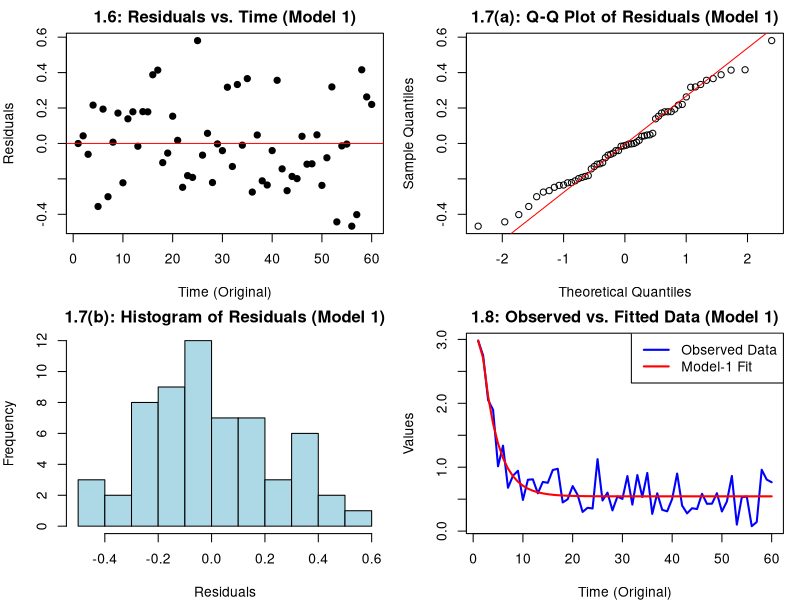
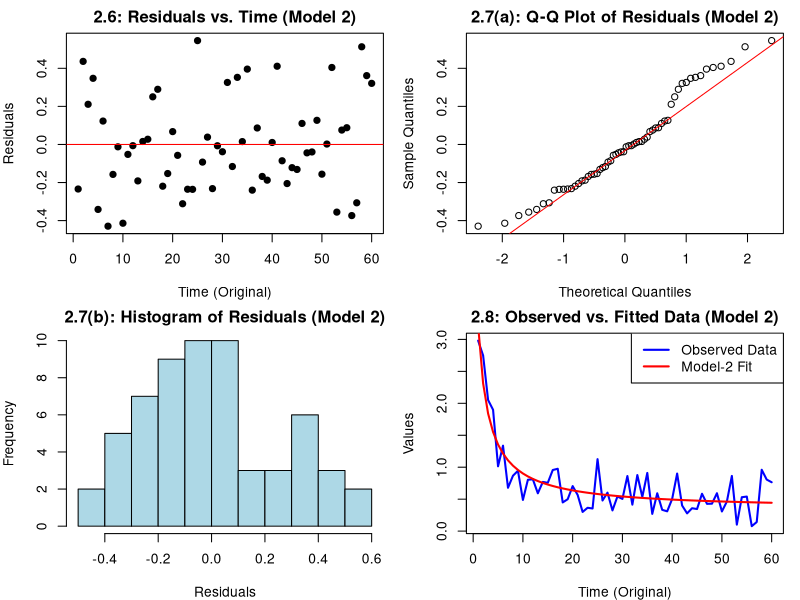
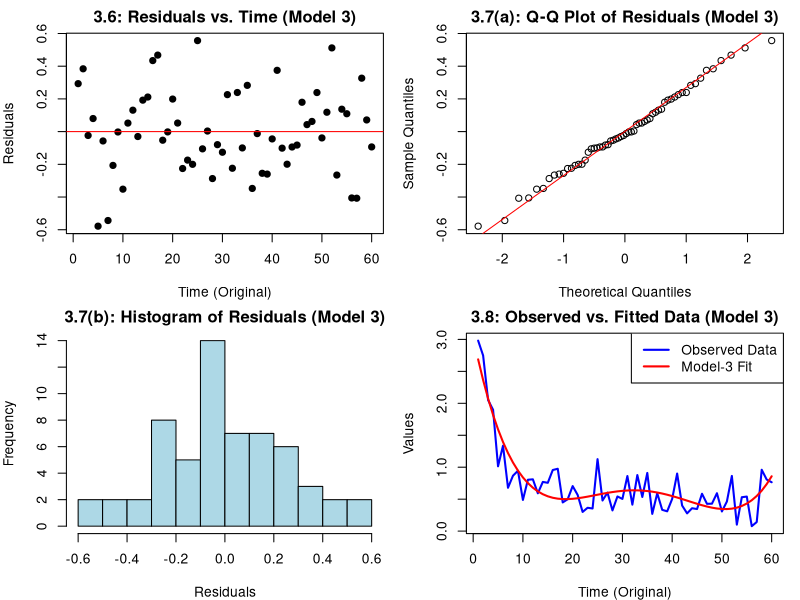

Generate these figures, in order, with R:
## ---- chunk 1
knitr::opts_chunk$set(echo = FALSE, results = "hide", warning = FALSE, message = FALSE)
library(MASS)
## ---- chunk 2
# Load data
data <- read.table("set-49.dat")
head(data)

# Extract time and observed values
t_orig <- as.numeric(unlist(data[1]))  # Original time (1-60)
y1 <- as.numeric(unlist(data[2]))      # Observed y(t) values
n <- length(y1)
## ---- chunk 3
# --- MODEL 1: NLS implementation ---

# Use original time values
tt_m1 <- t_orig
yy_m1 <- y1

# Model 1 function: p = c(a0, a1, b1, a2, b2)
f_model_1 <- function(p, t) {
  a0 <- p[1]; a1 <- p[2]; b1 <- p[3]; a2 <- p[4]; b2 <- p[5]
  return(a0 + a1 * exp(b1 * t) + a2 * exp(b2 * t))
}

# SSE cost function for Model 1
sse_1 <- function(p) {
  yhat <- f_model_1(p, tt_m1)
  if (any(!is.finite(yhat))) return(1e10) # Penalize explosions
  sum((yy_m1 - yhat)^2)
}

# Initial guesses: c(a0, a1, b1, a2, b2)
init_1 <- c(1.0, 0.2, 0.001, 2.0, -0.3) # Inspired by sample PDF

# Run optim
fit_1 <- optim(init_1, sse_1, method = "L-BFGS-B", 
               control = list(maxit = 2000, fnscale = 1e-1))

params_1 <- fit_1$par
parameter_estimates_1 <- params_1

alpha0_1 <- params_1[1]
alpha1_1 <- params_1[2]
beta1_1 <- params_1[3]
alpha2_1 <- params_1[4]
beta2_1 <- params_1[5]

fitted_values_m1 <- f_model_1(params_1, tt_m1)
residuals_m1 <- yy_m1 - fitted_values_m1
## ---- chunk 4
# --- Model 1 Accuracy ---
rmse_1 <- sqrt(mean((residuals_m1)^2, na.rm = TRUE))
rss_1 <- sum((residuals_m1)^2)                  
tss_1 <- sum((y1 - mean(y1))^2)  
r_squared_1 <- 1 - (rss_1 / tss_1)
k_1 <- 5
adjusted_r_squared_1 <- 1 - ((1 - r_squared_1) * (n - 1) / (n - k_1 - 1))
## ---- chunk 5
# Define the Jacobian of the model (partial derivatives)
jacobian_1 <- function(t, alpha0, alpha1, beta1, alpha2, beta2) {
  d_alpha0 <- 1 
  d_alpha1 <- exp(beta1 * t)  
  d_beta1 <- alpha1 * t * exp(beta1 * t) 
  d_alpha2 <- exp(beta2 * t)  
  d_beta2 <- alpha2 * t * exp(beta2 * t)  
  
  return(c(d_alpha0, d_alpha1, d_beta1, d_alpha2, d_beta2))
}

# Fisher Information matrix calculation (5-param version)
fisher_information <- function(t_vec, params, jac_func, sigma2) {
  n_obs <- length(t_vec)
  n_params <- length(params)
  J <- matrix(0, nrow = n_obs, ncol = n_params)
  
  for (i in 1:n_obs) {
    J[i, ] <- jac_func(t_vec[i], params[1], params[2], params[3], params[4], params[5])
  }
  
  fisher_matrix <- (1 / (n_obs * sigma2)) * (t(J) %*% J)
  lambda <- 1e-6
  fisher_matrix_regularized <- fisher_matrix + lambda * diag(n_params)
  
  return(fisher_matrix_regularized)
}

# Confidence Intervals calculation (5-param version)
confidence_intervals <- function(fisher_matrix, parameter_estimates, alpha = 0.05) {
  fisher_inv <- ginv(fisher_matrix)
  se <- sqrt(diag(fisher_inv))
  z_value <- qnorm(1 - alpha / 2)
  ci_lower <- parameter_estimates - z_value * se
  ci_upper <- parameter_estimates + z_value * se
  
  return(list(lower = ci_lower, upper = ci_upper, se = se))
}

sigma2_1 <- rss_1 / (n - k_1)

# Calculate Fisher Information Matrix for the model parameters
fisher_matrix_1 <- fisher_information(tt_m1, parameter_estimates_1, jacobian_1, sigma2_1)

# Calculate Confidence Intervals
ci_1 <- confidence_intervals(fisher_matrix_1, parameter_estimates_1)

# Print the results
cat("--- Model 1 Results ---\n")
cat("Parameters (alpha0, alpha1, beta1, alpha2, beta2):\n")
print(parameter_estimates_1)
cat("\nSigma^2 Estimate:\n")
print(sigma2_1)
cat("\nFisher Information Matrix:\n")
print(fisher_matrix_1)
cat("\nConfidence Intervals:\n")
print(ci_1)
## ---- chunk 6
# Set up the plotting area to have two rows
par(mfrow = c(2, 2), mar = c(4, 4, 2, 1))

# Residuals plot
plot(t_orig, residuals_m1, main = "1.6: Residuals vs. Time (Model 1)",
     xlab = "Time (Original)", ylab = "Residuals", col = "black", pch = 19)
abline(h = 0, col = "red")

# Q-Q plot of residuals
qqnorm(residuals_m1, main = "1.7(a): Q-Q Plot of Residuals (Model 1)")
qqline(residuals_m1, col = "red")

# Histogram of residuals
hist(residuals_m1, breaks = 10, main = "1.7(b): Histogram of Residuals (Model 1)",
     xlab = "Residuals", col = "lightblue", border = "black")

# Fitted values plot
plot(t_orig, y1, type = "l", col = "blue", main = "1.8: Observed vs. Fitted Data (Model 1)",
     xlab = "Time (Original)", ylab = "Values", lwd = 2)
lines(t_orig, fitted_values_m1, col = "red", lwd = 2)
legend("topright", legend = c("Observed Data", "Model-1 Fit"), 
       col = c("blue", "red"), lty = 1, lwd = 2)

par(mfrow = c(1, 1))
## ---- chunk 7
# --- Model 1 KS Test ---
standardized_residuals_1 <- scale(residuals_m1)
ks_test_1 <- ks.test(standardized_residuals_1, "pnorm", mean = 0, sd = 1)

cat("**Kolmogorov-Smirnov Test for Model 1:**\n\n")
cat("KS Test Statistic:", sprintf("%.6f", ks_test_1$statistic), "\n\n")
cat("KS Test p-value:", sprintf("%.6f", ks_test_1$p.value), "\n\n")
if (ks_test_1$p.value < 0.05) {
  cat("**Conclusion:** With p-value < 0.05, we reject the normality assumption for Model 1 residuals.\n")
} else {
  cat("**Conclusion:** With p-value ≥ 0.05, we fail to reject the normality assumption for Model 1 residuals.\n")
}
## ---- chunk 8
# --- Model 2 Fit ---

# Use original time values
tt <- t_orig
yy <- y1
stopifnot(length(tt) == length(yy))

# Define model [a0, a1, b0, b1]
f_model_2 <- function(p, t) {
  a0 <- p[1]; a1 <- p[2]; b0 <- p[3]; b1 <- p[4]
  denom <- b0 + b1 * t
  if (any(abs(denom) < 1e-8)) return(rep(Inf, length(t)))
  (a0 + a1 * t) / denom
}

# Define SSE cost function
sse_2 <- function(p) {
  yhat <- f_model_2(p, tt)
  if (any(!is.finite(yhat))) return(1e10) 
  sum((yy - yhat)^2)
}

# Initial guess from simple linear fit
fit_poly_lin <- lm(yy ~ tt)
a0_init <- coef(fit_poly_lin)[1] 
a1_init <- coef(fit_poly_lin)[2] 
b0_init <- 1.0 
b1_init <- 0.1 
init_2 <- c(a0_init, a1_init, b0_init, b1_init)

# Use L-BFGS-B with bounds
fit_2 <- optim(init_2, sse_2, method = "L-BFGS-B",
               lower = c(-10, -10, 0.01, -10), 
               upper = c(10, 10, 20, 20),
               control = list(maxit = 2000))

params_2 <- fit_2$par
parameter_estimates_2 <- params_2
a0_2 <- params_2[1]
a1_2 <- params_2[2]
b0_2 <- params_2[3]
b1_2 <- params_2[4]

# Final predictions and residuals
fitted_values_2 <- f_model_2(params_2, tt)
residuals_2 <- yy - fitted_values_2
## ---- chunk 9
# --- Model 2 Accuracy ---
rmse_2 <- sqrt(mean(residuals_2^2, na.rm = TRUE))
rss_2 <- sum(residuals_2^2)                  
tss_2 <- sum((yy - mean(yy))^2)  
r_squared_2 <- 1 - (rss_2 / tss_2)
k_2 <- 4
adjusted_r_squared_2 <- 1 - ((1 - r_squared_2) * (n - 1) / (n - k_2 - 1))
## ---- chunk 10
# Define the Jacobian for Model 2
jacobian_2 <- function(t, a0, a1, b0, b1) {
  denom <- b0 + b1 * t
  d_a0 <- 1 / denom
  d_a1 <- t / denom
  d_b0 <- -(a0 + a1 * t) / (denom^2)
  d_b1 <- -t * (a0 + a1 * t) / (denom^2)
  return(c(d_a0, d_a1, d_b0, d_b1))
}

# Fisher Information matrix calculation (4-param version)
fisher_information_4param <- function(t_vec, params, jac_func, sigma2) {
  n_obs <- length(t_vec)
  n_params <- length(params)
  J <- matrix(0, nrow = n_obs, ncol = n_params)
  
  for (i in 1:n_obs) {
    J[i, ] <- jac_func(t_vec[i], params[1], params[2], params[3], params[4])
  }
  
  fisher_matrix <- (1 / (n_obs * sigma2)) * (t(J) %*% J)
  lambda <- 1e-6
  fisher_matrix_regularized <- fisher_matrix + lambda * diag(n_params)
  
  return(fisher_matrix_regularized)
}

# Confidence Intervals calculation (4-param version)
confidence_intervals_4param <- function(fisher_matrix, parameter_estimates, alpha = 0.05) {
  fisher_inv <- ginv(fisher_matrix)
  se <- sqrt(diag(fisher_inv))
  z_value <- qnorm(1 - alpha / 2)
  ci_lower <- parameter_estimates - z_value * se
  ci_upper <- parameter_estimates + z_value * se
  return(list(lower = ci_lower, upper = ci_upper, se = se))
}

# Calculate sigma^2 estimate
sigma2_2 <- rss_2 / (n - k_2)

# Calculate Fisher Information Matrix
fisher_matrix_2 <- fisher_information_4param(tt, parameter_estimates_2, jacobian_2, sigma2_2)

# Calculate Confidence Intervals
ci_2 <- confidence_intervals_4param(fisher_matrix_2, parameter_estimates_2)

# Print the results
cat("--- Model 2 Results ---\n")
cat("Parameters (a0, a1, b0, b1):\n")
print(parameter_estimates_2)
cat("\nSigma^2 Estimate:\n")
print(sigma2_2)
cat("\nFisher Information Matrix:\n")
print(fisher_matrix_2)
cat("\nConfidence Intervals:\n")
print(ci_2)
## ---- chunk 11
par(mfrow = c(2, 2), mar = c(4, 4, 2, 1))

# Residuals plot
plot(tt, residuals_2, main = "2.6: Residuals vs. Time (Model 2)",
     xlab = "Time (Original)", ylab = "Residuals", col = "black", pch = 19)
abline(h = 0, col = "red")

# Q-Q plot of residuals
qqnorm(residuals_2, main = "2.7(a): Q-Q Plot of Residuals (Model 2)")
qqline(residuals_2, col = "red")

# Histogram of residuals
hist(residuals_2, breaks = 10, main = "2.7(b): Histogram of Residuals (Model 2)",
     xlab = "Residuals", col = "lightblue", border = "black")

# Fitted values plot
tt_ord <- order(tt)
plot(tt[tt_ord], yy[tt_ord], type = "l", col = "blue", 
     main = "2.8: Observed vs. Fitted Data (Model 2)",
     xlab = "Time (Original)", ylab = "Values", lwd = 2)
lines(tt[tt_ord], fitted_values_2[tt_ord], col = "red", lwd = 2)
legend("topright", legend = c("Observed Data", "Model-2 Fit"), 
       col = c("blue", "red"), lty = 1, lwd = 2)

par(mfrow = c(1, 1))
## ---- chunk 12
# --- Model 2 KS Test ---
standardized_residuals_2 <- scale(residuals_2)
ks_test_2 <- ks.test(standardized_residuals_2, "pnorm", mean = 0, sd = 1)

cat("**Kolmogorov-Smirnov Test for Model 2:**\n\n")
cat("KS Test Statistic:", sprintf("%.6f", ks_test_2$statistic), "\n\n")
cat("KS Test p-value:", sprintf("%.6f", ks_test_2$p.value), "\n\n")
if (ks_test_2$p.value < 0.05) {
  cat("**Conclusion:** With p-value < 0.05, we reject the normality assumption for Model 2 residuals.\n")
} else {
  cat("**Conclusion:** With p-value ≥ 0.05, we fail to reject the normality assumption for Model 2 residuals.\n")
}
## ---- chunk 13
# --- Model 3 Fit ---
# Fit a 4th-degree polynomial regression model using ORIGINAL t
model3 <- lm(y1 ~ poly(t_orig, 4, raw = TRUE))

# Calculate fitted values and residuals
fitted_values_3 <- fitted(model3)
residuals_3 <- resid(model3)
parameter_estimates_3 <- coef(model3)
## ---- chunk 14
# --- Model 3 Accuracy ---
rmse_3 <- sqrt(mean(residuals_3^2, na.rm = TRUE))
rss_3 <- sum(residuals_3^2)                  
tss_3 <- sum((y1 - mean(y1))^2)  
r_squared_3 <- 1 - (rss_3 / tss_3)
k_3 <- 5
adjusted_r_squared_3 <- 1 - ((1 - r_squared_3) * (n - 1) / (n - k_3 - 1))
## ---- chunk 15
# Define the Jacobian of the model
jacobian_3 <- function(t, beta0, beta1, beta2, beta3, beta4) {
  d_beta0 <- 1 
  d_beta1 <- t  
  d_beta2 <- t^2  
  d_beta3 <- t^3  
  d_beta4 <- t^4  
  return(c(d_beta0, d_beta1, d_beta2, d_beta3, d_beta4))
}

# Fisher Information matrix calculation (5-param version)
fisher_information_5param <- function(t_vec, params, jac_func, sigma2) {
  n_obs <- length(t_vec)
  n_params <- length(params)
  J <- matrix(0, nrow = n_obs, ncol = n_params)
  
  for (i in 1:n_obs) {
    J[i, ] <- jac_func(t_vec[i], params[1], params[2], params[3], params[4], params[5])
  }
  
  fisher_matrix <- (1 / (n_obs * sigma2)) * (t(J) %*% J)
  lambda <- 1e-6
  fisher_matrix_regularized <- fisher_matrix + lambda * diag(n_params)
  
  return(fisher_matrix_regularized)
}

# Confidence Intervals calculation (5-param version)
confidence_intervals_5param <- function(fisher_matrix, parameter_estimates, alpha = 0.05) {
  fisher_inv <- ginv(fisher_matrix)
  se <- sqrt(diag(fisher_inv))
  z_value <- qnorm(1 - alpha / 2)
  ci_lower <- parameter_estimates - z_value * se
  ci_upper <- parameter_estimates + z_value * se
  return(list(lower = ci_lower, upper = ci_upper, se = se))
}

# Calculate sigma^2 estimate
sigma2_3 <- rss_3 / (n - k_3)

# Calculate Fisher Information Matrix using t_orig
fisher_matrix_3 <- fisher_information_5param(t_orig, parameter_estimates_3, jacobian_3, sigma2_3)

# Calculate Confidence Intervals
ci_3 <- confidence_intervals_5param(fisher_matrix_3, parameter_estimates_3)

# Print the results
cat("--- Model 3 Results ---\n")
cat("Parameters (beta0, beta1, beta2, beta3, beta4):\n")
print(parameter_estimates_3)
cat("\nSigma^2 Estimate:\n")
print(sigma2_3)
cat("\nFisher Information Matrix:\n")
print(fisher_matrix_3)
cat("\nConfidence Intervals:\n")
print(ci_3)
## ---- chunk 16
par(mfrow = c(2, 2), mar = c(4, 4, 2, 1))

# Residuals Plot for Model 3
plot(t_orig, residuals_3, main = "3.6: Residuals vs. Time (Model 3)",
     xlab = "Time (Original)", ylab = "Residuals", col = "black", pch = 19)
abline(h = 0, col = "red")

# Q-Q Plot for Model 3 Residuals
qqnorm(residuals_3, main = "3.7(a): Q-Q Plot of Residuals (Model 3)")
qqline(residuals_3, col = "red")  

# Histogram of Residuals for Model 3
hist(residuals_3, breaks = 10, main = "3.7(b): Histogram of Residuals (Model 3)",
     xlab = "Residuals", col = "lightblue", border = "black")

# Observed vs. Fitted Data Plot for Model 3
plot(t_orig, y1, type = "l", col = "blue", main = "3.8: Observed vs. Fitted Data (Model 3)",
     xlab = "Time (Original)", ylab = "Values", lwd = 2)
lines(t_orig, fitted_values_3, col = "red", lwd = 2)
legend("topright", legend = c("Observed Data", "Model-3 Fit"), 
       col = c("blue", "red"), lty = 1, lwd = 2)

par(mfrow = c(1, 1))
## ---- chunk 17
# --- Model 3 KS Test ---
standardized_residuals_3 <- scale(residuals_3)
ks_test_3 <- ks.test(standardized_residuals_3, "pnorm", mean = 0, sd = 1)

cat("**Kolmogorov-Smirnov Test for Model 3:**\n\n")
cat("KS Test Statistic:", sprintf("%.6f", ks_test_3$statistic), "\n\n")
cat("KS Test p-value:", sprintf("%.6f", ks_test_3$p.value), "\n\n")
if (ks_test_3$p.value < 0.05) {
  cat("**Conclusion:** The Kolmogorov-Smirnov test statistic is ", sprintf("%.6f", ks_test_3$statistic), 
      " with a p-value of ", sprintf("%.6f", ks_test_3$p.value), 
      ". With p-value < 0.05, we reject the normality assumption for Model 3 residuals.\n")
} else {
  cat("**Conclusion:** The Kolmogorov-Smirnov test statistic is ", sprintf("%.6f", ks_test_3$statistic), 
      " with a p-value of ", sprintf("%.6f", ks_test_3$p.value), 
      ". With p-value ≥ 0.05, we fail to reject the normality assumption for Model 3 residuals.\n")
}
## ---- chunk 18
# Create a comparison table
model_names <- c("Model 1 (Exponential)", "Model 2 (Rational [1/1])", "Model 3 (Poly 4th deg)")
rss_values <- c(rss_1, rss_2, rss_3)
r_squared_values <- c(r_squared_1, r_squared_2, r_squared_3)
adj_r_squared_values <- c(adjusted_r_squared_1, adjusted_r_squared_2, adjusted_r_squared_3)
ks_p_values <- c(ks_test_1$p.value, ks_test_2$p.value, ks_test_3$p.value)

comparison_df <- data.frame(
  Model = model_names,
  RSS = rss_values,
  R_Squared = r_squared_values,
  Adjusted_R_Squared = adj_r_squared_values,
  KS_Test_p_value = ks_p_values
)

cat("## Model Fit Comparison\n\n")
knitr::kable(comparison_df, digits = 6, caption = "Comparison of Model Fit Statistics")

cat("\n\n### Interpretation Guide\n\n")
cat("* **RSS (Residual Sum of Squares):** Lower is better. Indicates better fit with smaller residual errors.\n\n")
cat("* **R-Squared:** Higher is better (ranges from 0 to 1). Represents the proportion of variance explained by the model.\n\n")
cat("* **Adjusted R-Squared:** Higher is better. Adjusts R-Squared for the number of parameters to prevent overfitting.\n\n")
cat("* **KS Test p-value:** A value < 0.05 suggests the residuals are *not* normally distributed, which violates a model assumption. Values ≥ 0.05 indicate residuals are approximately normally distributed.\n\n")

# Determine best model
best_model_idx <- which.min(rss_values)
cat("\n### Conclusion\n\n")
cat(sprintf("Based on the comparison metrics, **%s** appears to be the best fitted model with the lowest RSS of %.6f and the highest Adjusted R-Squared of %.6f.", 
            model_names[best_model_idx], rss_values[best_model_idx], adj_r_squared_values[best_model_idx]))
